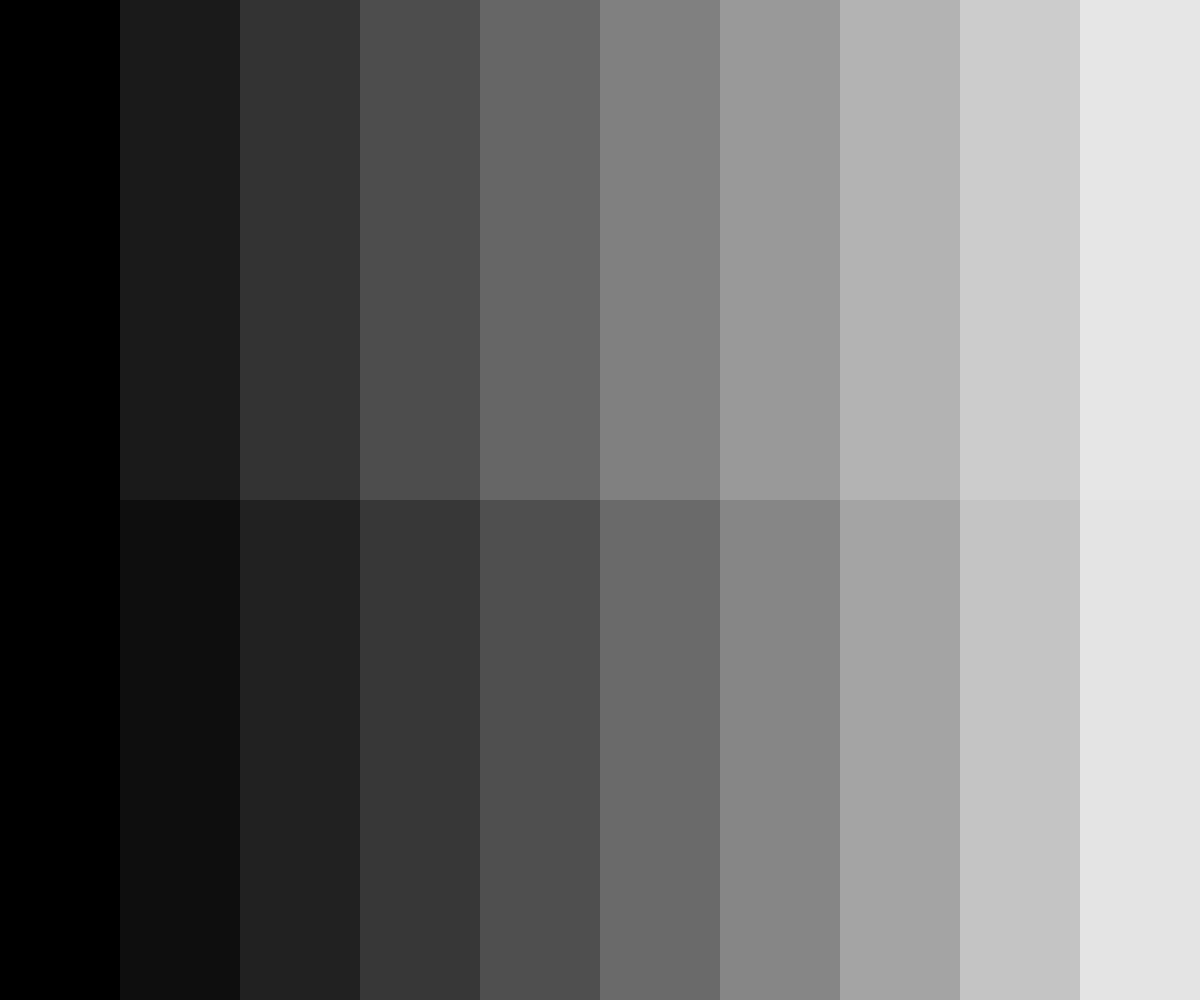
Frame 1 (no input)
Frame 60 (no input): identical to frame 1, image omitted
Frame 120 (the mouse pressed at the canvas centre since frame 60): identical to frame 1, image omitted

The p5.js sketch that drew this single still picture (run headless with seeded random() and noise() and a simulated clock; from frame 60 on, the mouse is pressed at the canvas centre):

// p5.js sketch
// ── sketch.js
// Which gradient is more even?
// Where are there unnatural jumps?
// Is either one perfect?

function setup() {
  createCanvas(windowWidth, windowHeight);
  colorMode(HSB, 360, 100, 100);
  noStroke();
}

function draw() {
  background(220);
  
  // Draw 10 swatches
  let colWidth = width/10;
  for (let col = 0; col < 10; col++) {
    // Calculate brightness linearly
    // Each swatch is 10% brighter
    let b = col*10;
    // Calculate x-position of swatch
    let x = col * colWidth;
    // Draw the swatch
    fill(0, 0, b);
    rect(x, 0, colWidth, height/2);
  }
  
  // Draw 10 swatches
  for (let col = 0; col < 10; col++) {    
    // Calculate brightness with log()
    let b = 4*col*log(col+3);
    // Calculate x-position of swatch
    let x = col * colWidth;
    // Draw the swatch
    fill(0, 0, b);
    rect(x, height/2, colWidth, height);
  }
}
